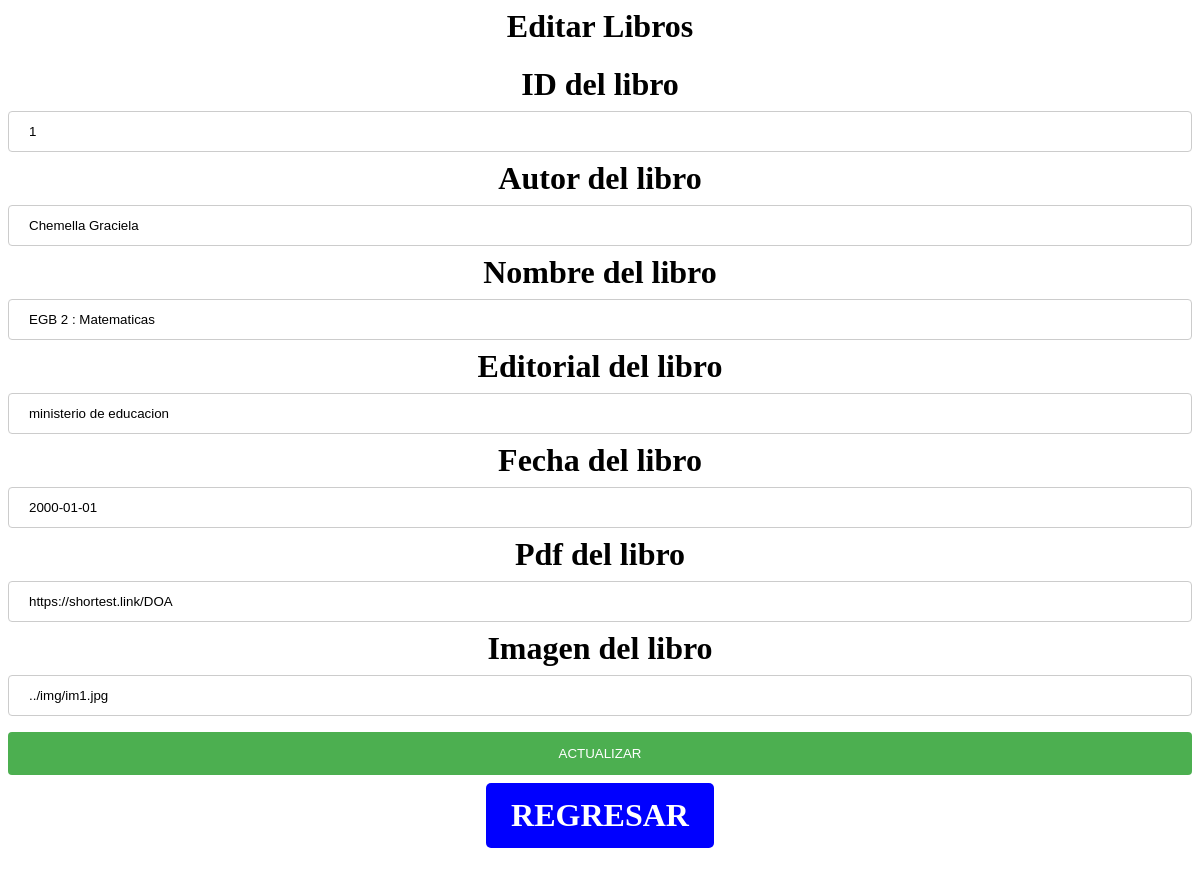
The app's page /CRUD/editar.php?id=1 (signed in) with its own data.
### tables this page shows
CREATE TABLE `libro` (
  `idLibro` int(11) NOT NULL,
  `autorLibro` text NOT NULL,
  `nombreLibro` varchar(200) NOT NULL,
  `editorialLibro` varchar(30) NOT NULL,
  `fechaLibro` date NOT NULL,
  `pdfLibro` varchar(500) NOT NULL,
  `imagenLibro` varchar(100) NOT NULL
);

### CRUD/editar.php (the view, shortened to what this page needs)
<?php
    include("conexion.php");
?>
<html>
<head>
    <link rel="stylesheet" type="text/css" href="estilos.css">
</head>
<body>
    <?php
        if(isset($_POST['Enviar'])){
        }else{
            $id=$_GET['id'];
            $sql="select * from libro where idLibro=".$id;
            $resultado=mysqli_query($conexion, $sql);
            $fila= mysqli_fetch_assoc($resultado);
            $idLibro=$fila["idLibro"];
            $autorLibro=$fila["autorLibro"];
            $nombreLibro=$fila["nombreLibro"];
            $editorialLibro=$fila["editorialLibro"];
            $fechaLibro=$fila["fechaLibro"];
            $pdfLibro=$fila["pdfLibro"];
            $imagenLibro=$fila["imagenLibro"];
    ?>
    <h1>Editar Libros<h1>
    <form action="<?=$_SERVER['PHP_SELF']?>" method="post">
        <label>ID del libro</label>
        <input type="text" name="ID del libro" value="<?php echo $idLibro; ?>"> <br>
		<label>Autor del libro</label>
        <input type="text" name="Autor del libro" value="<?php echo $autorLibro; ?>"> <br>
		<label>Nombre del libro</label>
        <input type="text" name="Nombre del libro" value="<?php echo $nombreLibro; ?>"> <br>
		<label>Editorial del libro</label>
        <input type="text" name="Editorial del libro" value="<?php echo $editorialLibro; ?>"> <br>
		<label>Fecha del libro</label>
        <input type="text" name="Fecha del libro" value="<?php echo $fechaLibro; ?>"> <br>
		<label>Pdf del libro</label>
        <input type="text" name="Pdf del libro" value="<?php echo $pdfLibro; ?>"> <br>
		<label>Imagen del libro</label>
        <input type="text" name="Imagen del libro" value="<?php echo $imagenLibro; ?>"> <br>
        <input type="submit" name="Enviar" value="ACTUALIZAR">
        <a href="index.php">REGRESAR</a>
    </form>
    <?php
        }
    ?>
</body>
</html>

### CRUD/estilos.css (style rules this page uses)
a:link, a:visited { background-color: blue; color: white; padding: 14px 25px; text-align: center; text-decoration: none; display: inline-block; border-radius: 5px; }
h1, h2, h3, h4 { text-align: center; }
input[type=text], select { width: 100%; padding: 12px 20px; margin: 8px 0; display: inline-block; border: 1px solid #ccc; border-radius: 4px; box-sizing: border-box; }
input[type=submit] { width: 100%; background-color: #4CAF50; color: white; padding: 14px 20px; margin: 8px 0; border: none; border-radius: 4px; cursor: pointer; }

### records on screen
libro: idLibro "1", autorLibro "Chemella Graciela", nombreLibro "EGB 2 : Matematicas", editorialLibro "ministerio de educacion", fechaLibro "2000-01-01", pdfLibro "https://shortest.link/DOA", imagenLibro "../img/im1.jpg"
